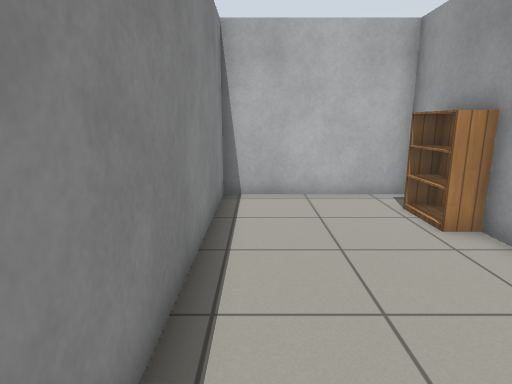
view 1 (above)

15 first-person views from a walk through a robot-simulator world made for Gazebo. The camera is 1.1 m above the floor, tilts 12° down and sees 75° across. The floor is counted in squares, 0.5 m on a side. Each view is taken from the middle of a square. On the plan, view 1 faces up. The plan holds only what a view shows up to about 19 squares ahead; the rest is blank. Gazebo's built-in surfaces are drawn with simple patterns.

view 2
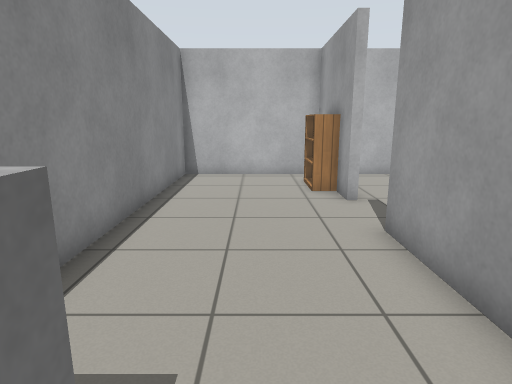

view 3
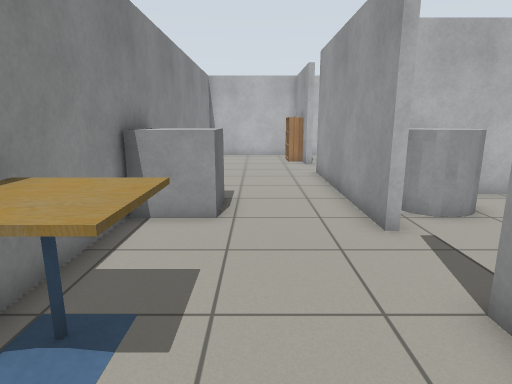

view 4
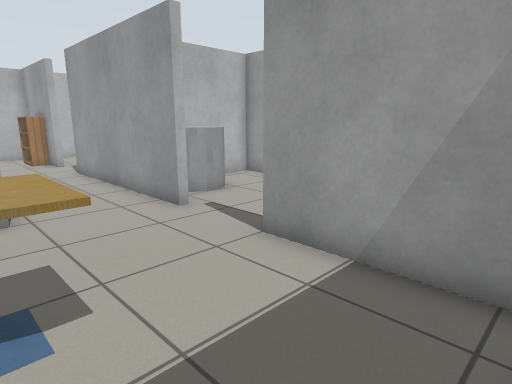

view 5
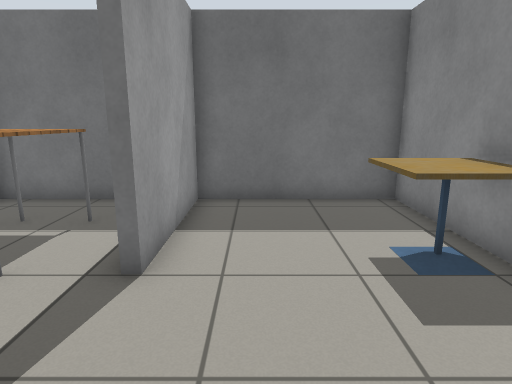

view 6
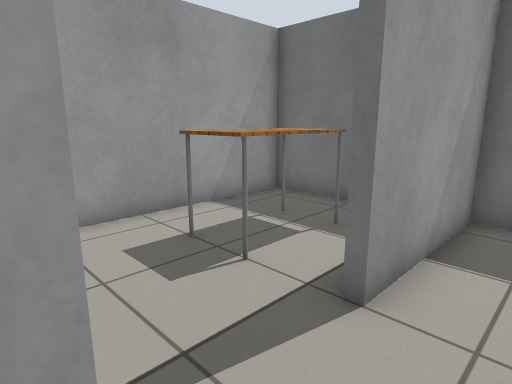

view 7
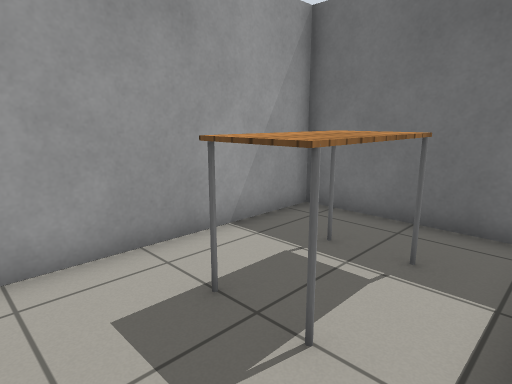

view 8
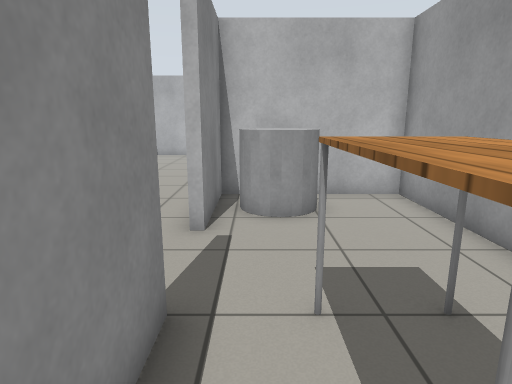

view 9
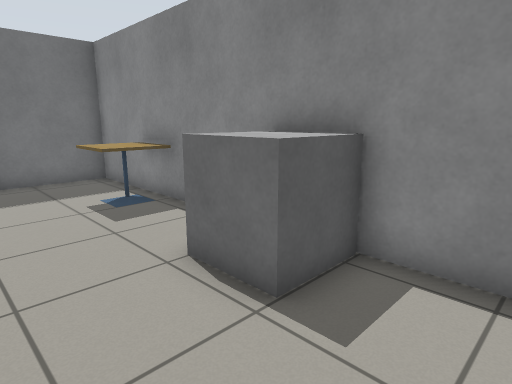

view 10
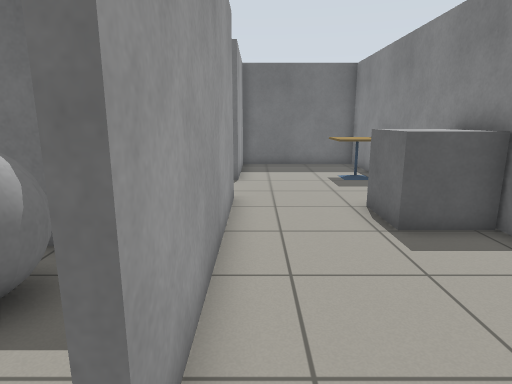

view 11
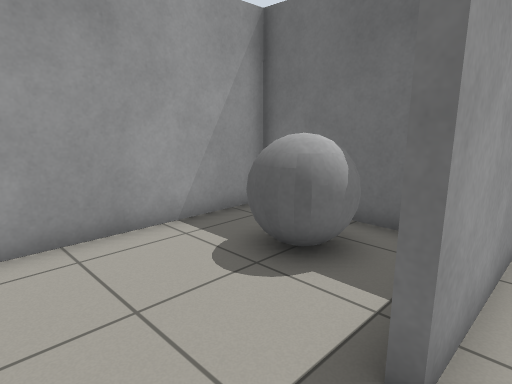

view 12
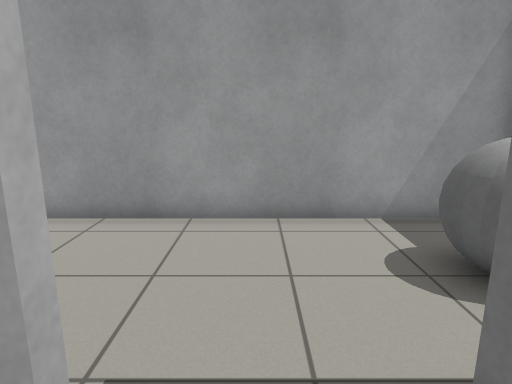

view 13
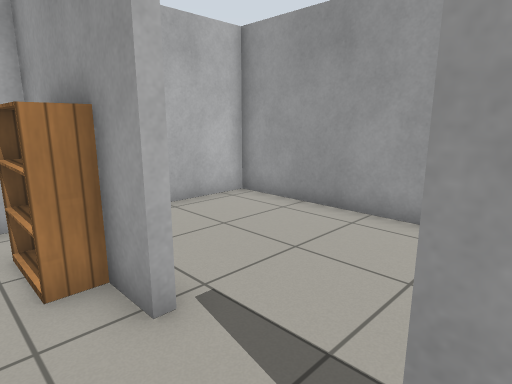

view 14
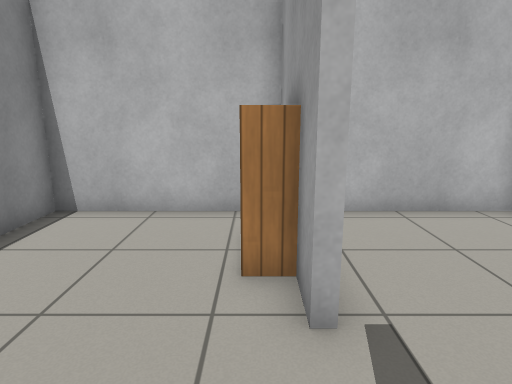

view 15
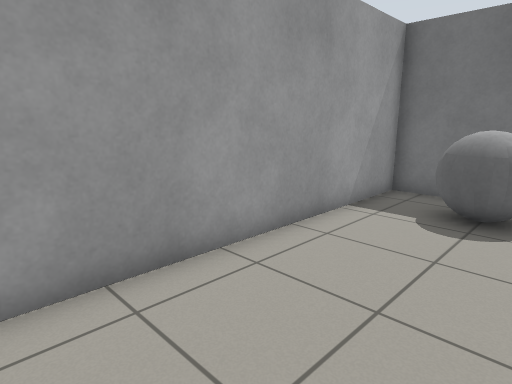

### Floor plan
Points are (right, up) in squares from view 1. A wall is a line through its corners. A room is listed if a view was taken in it or the views show most of it. See-through windows are left out.
Room 1 (views 1, 2, 3, 4, 5, 6, 9, 10, 11, 12, 13, 14)
walls: (4.6, -5.5) (4.6, 2.6); (4.6, 5.2) (4.6, 10) (-1, 10) (-1, -13.4) (4.6, -13.4) (4.6, -8.5)
ways out: opening at (5, -7) to room 2; opening at (5, 4) to room 3
objects: cafe table (0, -10) to (1, -8); grey box (0, -4) to (1, -3); bookshelf (4, 7) to (4, 8)
Room 2 (views 7, 8)
walls: (5, -8.5) (5, -10.9); (5.7, -13.4) (10.4, -13.4) (10.4, -2) (5, -2) (5, -5.5)
ways out: opening at (5, -7) to room 1
objects: grey cylinder (6, -4) to (7, -3); table (7, -11) to (8, -9)
Room 3 (view 15)
walls: (5, 5.2) (4.6, 5.2); (6.5, -1.7) (10.4, -1.7) (10.4, 10) (6.1, 10)
ways out: opening at (5, 4) to room 1
objects: grey ball (7, 0) to (8, 1)

Where each view was taken, in squares from view 1:
view 1: 0 up, 0 right, facing up
view 2: 4 down, 2 right, facing up
view 3: 12 down, 2 right, facing up
view 4: 13 down, 0 right, facing up-right
view 5: 4 down, 3 right, facing down
view 6: 5 down, 3 right, facing down-right
view 7: 6 down, 5 right, facing down-right
view 8: 12 down, 6 right, facing up
view 9: 0 up, 4 right, facing down-left
view 10: 4 up, 4 right, facing down
view 11: 5 up, 4 right, facing down-right
view 12: 4 up, 3 right, facing right
view 13: 2 up, 3 right, facing up-right
view 14: 2 up, 4 right, facing up
view 15: 9 up, 6 right, facing down-right
